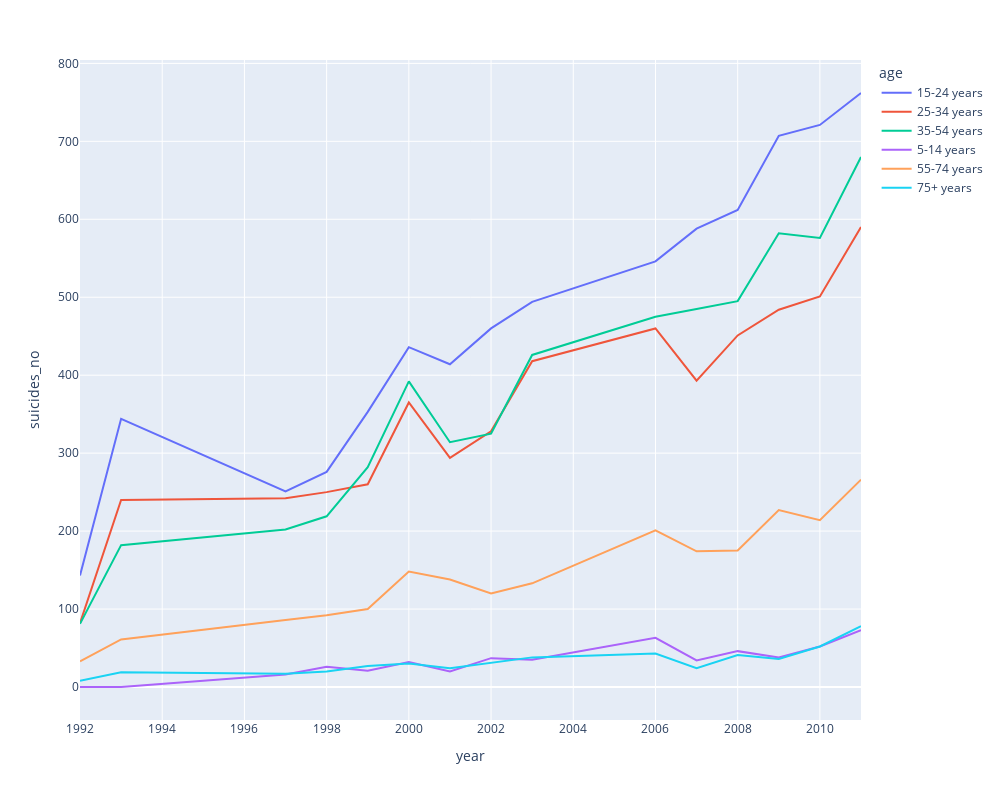

The code cell stored with this chart in its notebook:
### Code cell
fig = px.line(agg_data, x="year", y="suicides_no", color="age",
                hover_name="age", width=1000, height=800)
fig.show()

### Figure 1 — Plotly figure (JSON) as saved in the notebook; plotly's stock layout.template omitted (floating-point values rounded to 4 significant figures)
{"data": [{"hovertemplate": "<b>%{hovertext}</b><br><br>age=15-24 years<br>year=%{x}<br>suicides_no=%{y}<extra></extra>", "hovertext": ["15-24 years", "15-24 years", "15-24 years", "15-24 years", "15-24 years", "15-24 years", "15-24 years", "15-24 years", "15-24 years", "15-24 years", "15-24 years", "15-24 years", "15-24 years", "15-24 years", "15-24 years"], "legendgroup": "15-24 years", "line": {"color": "#636efa", "dash": "solid"}, "mode": "lines", "name": "15-24 years", "showlegend": true, "type": "scatter", "x": [1992, 1993, 1997, 1998, 1999, 2000, 2001, 2002, 2003, 2006, 2007, 2008, 2009, 2010, 2011], "xaxis": "x", "y": [143, 344, 251, 276, 353, 436, 414, 460, 494, 546, 588, 612, 707, 721, 762], "yaxis": "y"}, {"hovertemplate": "<b>%{hovertext}</b><br><br>age=25-34 years<br>year=%{x}<br>suicides_no=%{y}<extra></extra>", "hovertext": ["25-34 years", "25-34 years", "25-34 years", "25-34 years", "25-34 years", "25-34 years", "25-34 years", "25-34 years", "25-34 years", "25-34 years", "25-34 years", "25-34 years", "25-34 years", "25-34 years", "25-34 years"], "legendgroup": "25-34 years", "line": {"color": "#EF553B", "dash": "solid"}, "mode": "lines", "name": "25-34 years", "showlegend": true, "type": "scatter", "x": [1992, 1993, 1997, 1998, 1999, 2000, 2001, 2002, 2003, 2006, 2007, 2008, 2009, 2010, 2011], "xaxis": "x", "y": [82, 240, 242, 250, 260, 365, 294, 328, 418, 460, 393, 451, 484, 501, 590], "yaxis": "y"}, {"hovertemplate": "<b>%{hovertext}</b><br><br>age=35-54 years<br>year=%{x}<br>suicides_no=%{y}<extra></extra>", "hovertext": ["35-54 years", "35-54 years", "35-54 years", "35-54 years", "35-54 years", "35-54 years", "35-54 years", "35-54 years", "35-54 years", "35-54 years", "35-54 years", "35-54 years", "35-54 years", "35-54 years", "35-54 years"], "legendgroup": "35-54 years", "line": {"color": "#00cc96", "dash": "solid"}, "mode": "lines", "name": "35-54 years", "showlegend": true, "type": "scatter", "x": [1992, 1993, 1997, 1998, 1999, 2000, 2001, 2002, 2003, 2006, 2007, 2008, 2009, 2010, 2011], "xaxis": "x", "y": [81, 182, 202, 219, 282, 392, 314, 325, 426, 475, 485, 495, 582, 576, 680], "yaxis": "y"}, {"hovertemplate": "<b>%{hovertext}</b><br><br>age=5-14 years<br>year=%{x}<br>suicides_no=%{y}<extra></extra>", "hovertext": ["5-14 years", "5-14 years", "5-14 years", "5-14 years", "5-14 years", "5-14 years", "5-14 years", "5-14 years", "5-14 years", "5-14 years", "5-14 years", "5-14 years", "5-14 years", "5-14 years", "5-14 years"], "legendgroup": "5-14 years", "line": {"color": "#ab63fa", "dash": "solid"}, "mode": "lines", "name": "5-14 years", "showlegend": true, "type": "scatter", "x": [1992, 1993, 1997, 1998, 1999, 2000, 2001, 2002, 2003, 2006, 2007, 2008, 2009, 2010, 2011], "xaxis": "x", "y": [0, 0, 16, 26, 21, 32, 20, 37, 35, 63, 34, 46, 38, 52, 73], "yaxis": "y"}, {"hovertemplate": "<b>%{hovertext}</b><br><br>age=55-74 years<br>year=%{x}<br>suicides_no=%{y}<extra></extra>", "hovertext": ["55-74 years", "55-74 years", "55-74 years", "55-74 years", "55-74 years", "55-74 years", "55-74 years", "55-74 years", "55-74 years", "55-74 years", "55-74 years", "55-74 years", "55-74 years", "55-74 years", "55-74 years"], "legendgroup": "55-74 years", "line": {"color": "#FFA15A", "dash": "solid"}, "mode": "lines", "name": "55-74 years", "showlegend": true, "type": "scatter", "x": [1992, 1993, 1997, 1998, 1999, 2000, 2001, 2002, 2003, 2006, 2007, 2008, 2009, 2010, 2011], "xaxis": "x", "y": [33, 61, 86, 92, 100, 148, 138, 120, 133, 201, 174, 175, 227, 214, 266], "yaxis": "y"}, {"hovertemplate": "<b>%{hovertext}</b><br><br>age=75+ years<br>year=%{x}<br>suicides_no=%{y}<extra></extra>", "hovertext": ["75+ years", "75+ years", "75+ years", "75+ years", "75+ years", "75+ years", "75+ years", "75+ years", "75+ years", "75+ years", "75+ years", "75+ years", "75+ years", "75+ years", "75+ years"], "legendgroup": "75+ years", "line": {"color": "#19d3f3", "dash": "solid"}, "mode": "lines", "name": "75+ years", "showlegend": true, "type": "scatter", "x": [1992, 1993, 1997, 1998, 1999, 2000, 2001, 2002, 2003, 2006, 2007, 2008, 2009, 2010, 2011], "xaxis": "x", "y": [8, 19, 17, 20, 27, 30, 24, 31, 38, 43, 24, 41, 36, 52, 78], "yaxis": "y"}], "layout": {"height": 800, "legend": {"title": {"text": "age"}, "tracegroupgap": 0}, "margin": {"t": 60}, "width": 1000, "xaxis": {"anchor": "y", "domain": [0, 1], "title": {"text": "year"}}, "yaxis": {"anchor": "x", "domain": [0, 1], "title": {"text": "suicides_no"}}}}
